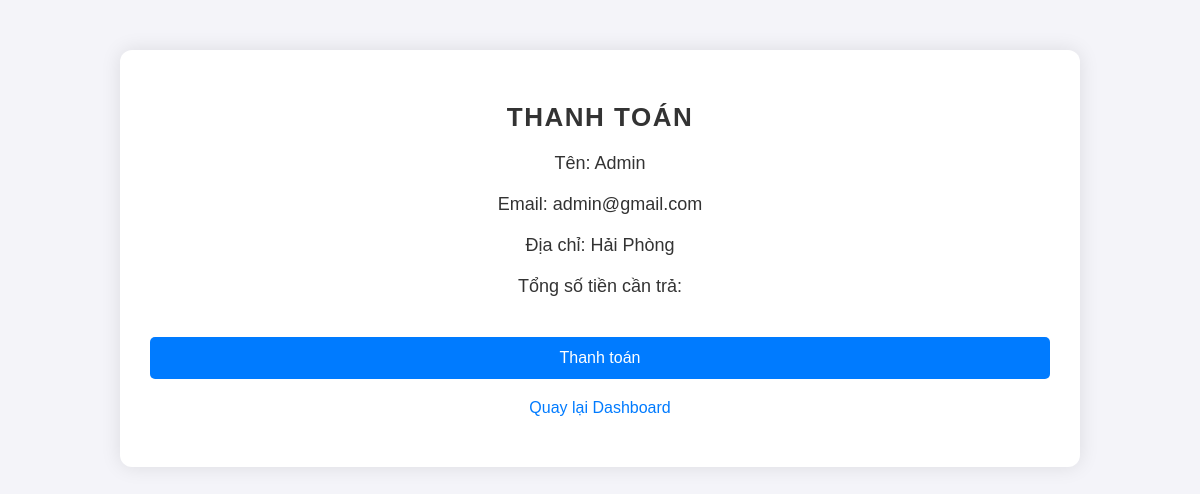
/payment.php (signed in), run on the app's committed database.
### tables this page shows
CREATE TABLE `users` (
  `id` int(11) NOT NULL,
  `name` varchar(100) NOT NULL,
  `email` varchar(100) NOT NULL,
  `password` varchar(255) NOT NULL,
  `address` varchar(255) NOT NULL,
  `role` enum('admin','user') DEFAULT 'user'
);

### payment.php (the view, shortened to what this page needs)
<?php
require 'config.php';
$total_amount = $_GET['total'];
$user_id = $_SESSION['user_id'];
$sql = "SELECT name, email, address FROM users WHERE id = ?";
$stmt = $conn->prepare($sql);
$stmt->bind_param('i', $user_id);
$stmt->execute();
$result = $stmt->get_result();
$user = $result->fetch_assoc();
?>
<!DOCTYPE html>
<html lang="en">
<head>
    <link rel="stylesheet" href="styles.css">
</head>
<body>
    <div class="container">
        <h2>Thanh toán</h2>
        <p>Tên: <?php echo $user['name']; ?></p>
        <p>Email: <?php echo $user['email']; ?></p>
        <p>Địa chỉ: <?php echo $user['address']; ?></p>
        <p>Tổng số tiền cần trả: <?php echo $total_amount; ?></p>
        <form method="post" action="payment.php">
            <input type="submit" value="Thanh toán">
        </form>
        <p><a href="dashboard.php">Quay lại Dashboard</a></p>
    </div>
</body>
</html>

### styles.css (style rules this page uses)
body { font-family: Arial, sans-serif; background-color: #f4f4f9; margin: 0; padding: 0; }
.container { max-width: 900px; margin: 50px auto; padding: 30px; background-color: #fff; border-radius: 12px; box-shadow: 0 0 20px rgba(0, 0, 0, 0.1); }
h2 { text-align: center; color: #333; font-size: 26px; margin-bottom: 20px; font-weight: bold; text-transform: uppercase; letter-spacing: 1.5px; }
form { display: flex; flex-direction: column; gap: 15px; }
input[type="submit"], button { padding: 12px 25px; background-color: #007bff; color: #fff; border: none; border-radius: 5px; font-size: 16px; cursor: pointer; transition: background-color 0.3s ease; margin-top: 20px; text-align: center; }
p { text-align: center; color: #555; margin: 10px 0; }
a { display: inline-block; text-decoration: none; color: #007bff; margin-top: 10px; transition: color 0.3s ease; }
.container p { font-size: 18px; color: #333; margin-bottom: 20px; }
.container a { margin-top: 20px; display: block; text-align: center; font-size: 16px; color: #007bff; }

### data on the page
users: name "Admin", email "admin@gmail.com", address "Hải Phòng"
